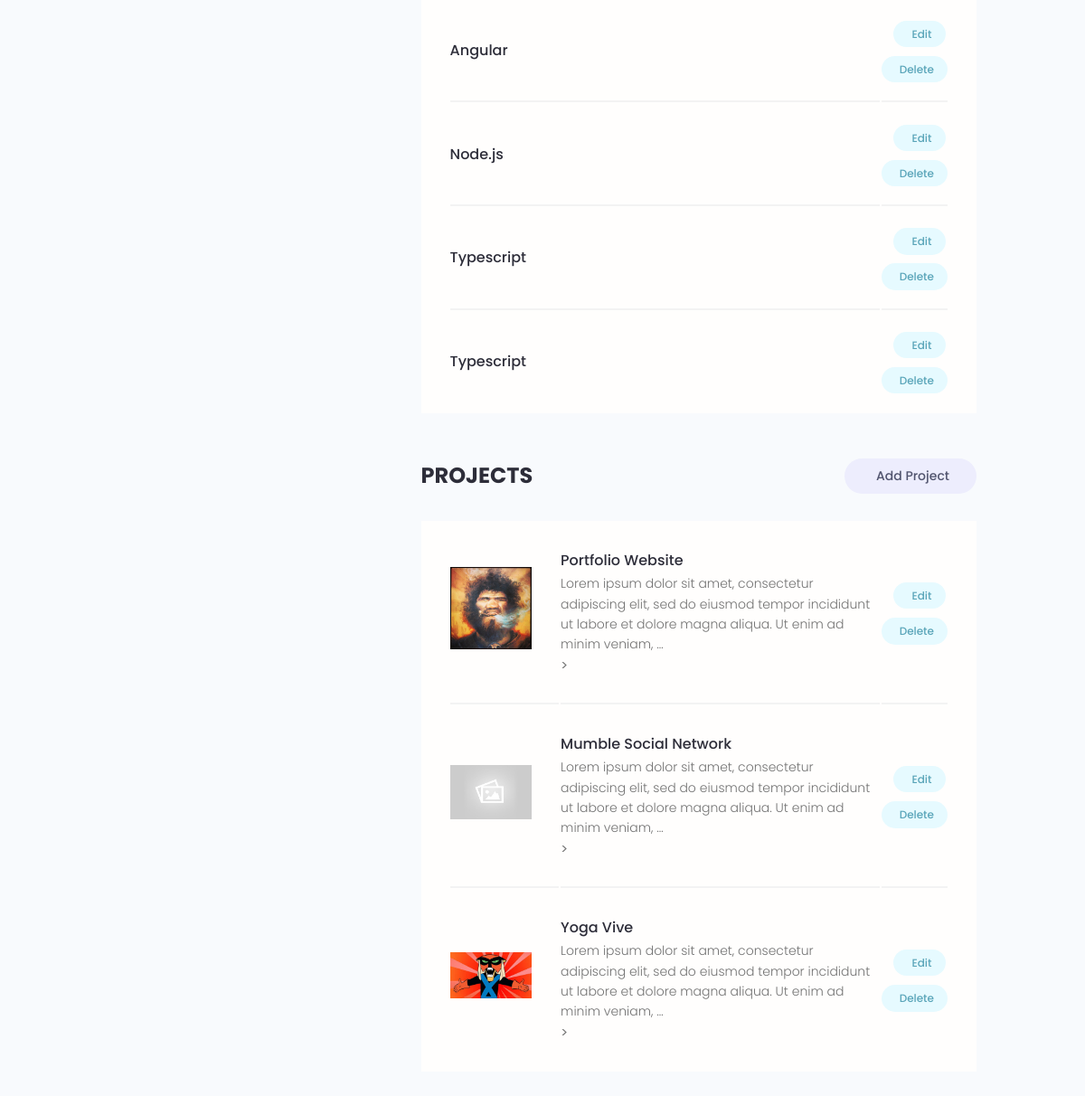
Page /account/ (signed in, lower part) on the earlier database version.
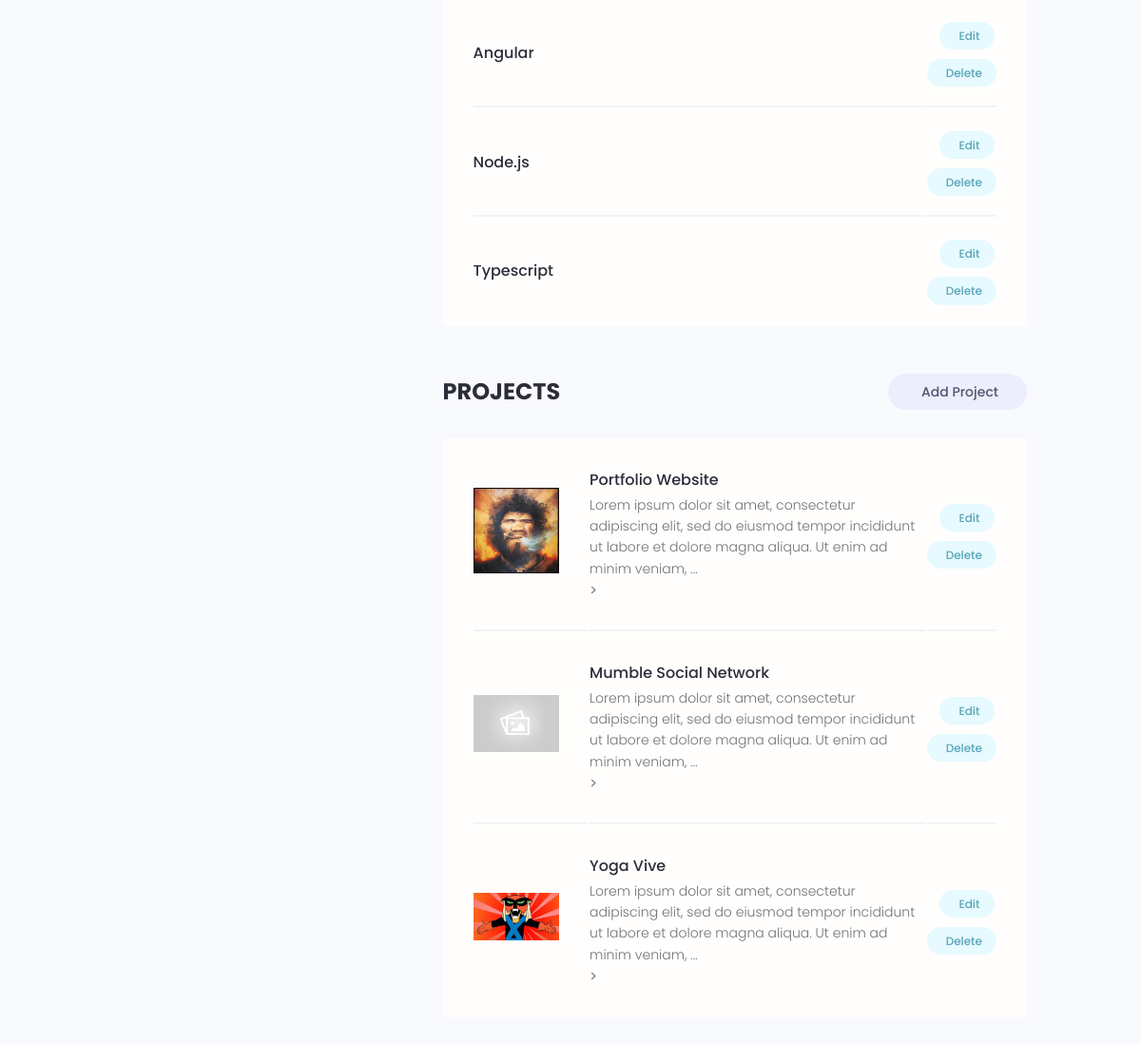
Same page on the later database version.
### users/models.py (models this page shows, shortened)
class Skill(models.Model):
    owner = models.ForeignKey(Profile, null=True, blank=True, on_delete=models.CASCADE)
    name = models.CharField(max_length=200, null=True, blank=True)
    description = models.TextField(null=True, blank=True)
    created = models.DateTimeField(auto_now_add=True)
    id = models.UUIDField(default=uuid.uuid4, unique=True, primary_key=True, editable=False)

### projects/models.py (models this page shows, shortened)
class Project(models.Model):
    owner = models.ForeignKey(Profile, null=True, blank=True, on_delete=models.SET_NULL)
    title = models.CharField(max_length=200)
    description = models.TextField(null=True, blank=True)
    featured_image = models.ImageField(null=True, blank=True, default='default.jpg')
    demo_link = models.CharField(max_length=2000, null=True, blank=True)
    source_link = models.CharField(max_length=2000, null=True, blank=True)
    tags = models.ManyToManyField('Tag', blank=True)
    vote_total = models.IntegerField(default=0, null=True, blank=True)
    vote_ratio = models.IntegerField(default=0, null=True, blank=True)
    created = models.DateTimeField(auto_now_add=True)
    id = models.UUIDField(default=uuid.uuid4, unique=True, primary_key=True, editable=False)

### users/views.py (the view)
# urls.py: path('account/', views.userAccount, name='account'),
@login_required(login_url='login')
def userAccount(request):
    profile = request.user.profile
    skills = profile.skill_set.all()
    projects = profile.project_set.all()
    context = {'profile': profile,'skills': skills, 'projects': projects};
    return render(request=request, template_name="users/account.html", context=context)

### users/templates/users/account.html (shortened to what this page needs)
{% extends 'main.html' %}
{% block content %}
  <main class="settingsPage profile my-md">
    <div class="container">
      <div class="layout">
        <div class="column column--1of3">
        </div>
        <div class="column column--2of3">
          <table class="settings__table">
            {% for skill in skills %}
            <tr>
              <td class="settings__tableInfo">
                <h4>{{skill.name}}</h4>
              </td>
              <td class="settings__tableActions">
                <a class="tag tag--pill tag--main settings__btn" href="{% url 'update-skill' skill.id %}"> Edit</a>
                <a class="tag tag--pill tag--main settings__btn" href="{% url 'delete-skill' skill.id %}?next=/account">
                  Delete</a>
              </td>
            </tr>
            {% endfor %}
          </table>
          <div class="settings">
            <h3 class="settings__title">Projects</h3>
            <a class="tag tag--pill tag--sub settings__btn tag--lg" href="{% url 'create-project' %}"> Add Project</a>
          </div>
          <table class="settings__table">
            {% for project in projects %}
            <tr>
              <td class="settings__thumbnail">
                <a href="{% url 'project' project.id %}"><img src="{{project.featured_image.url}}" alt="Project Thumbnail" /></a>
              </td>
              <td class="settings__tableInfo">
                <a href="{% url 'project' project.id %}">{{project.title}}</a>
                <p>{{project.description|truncatechars:150}}</p>>
              </td>
              <td class="settings__tableActions">
                <a class="tag tag--pill tag--main settings__btn" href="{% url 'update-project' project.id %}"> Edit</a>
                <a class="tag tag--pill tag--main settings__btn" href="{% url 'delete-project' project.id %}?next/account">
                  Delete</a>
              </td>
            </tr>
            {% endfor %}
           </table>
        </div>
      </div>
    </div>
  </main>
{% endblock content %}

Differences in the rows shown:
no longer on this page (row edited): Skill: name "Typescript"
